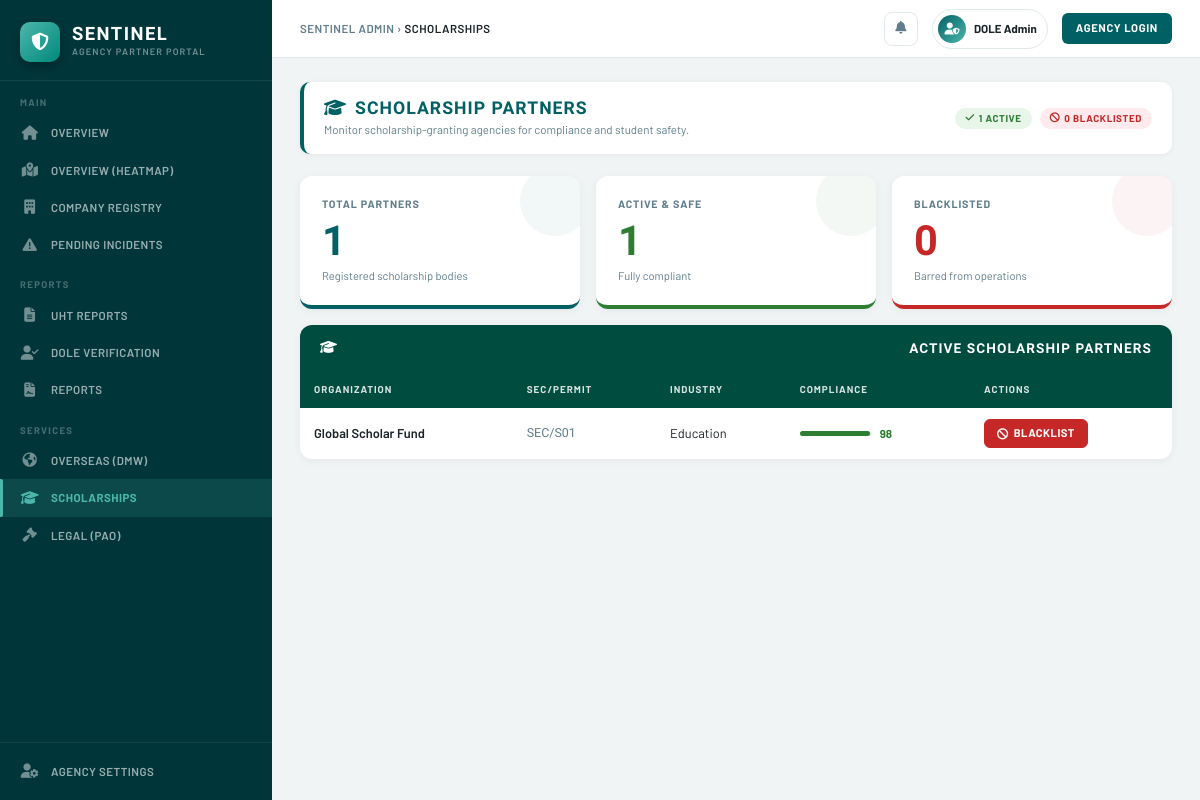
The app's page /admin/scholarships with its own data.
### app.py (models this page shows)
class Company(db.Model):
    id               = db.Column(db.Integer, primary_key=True)
    name             = db.Column(db.String(100), nullable=False)
    sec_id           = db.Column(db.String(50), unique=True)
    industry         = db.Column(db.String(50))
    status           = db.Column(db.String(20), default='Active')
    compliance_score = db.Column(db.Integer, default=100)
    type             = db.Column(db.String(50))
    skills_vector    = db.Column(db.String(50), default="0,0,0,0")

### app.py (the view)
@app.route('/admin/scholarships')
def admin_scholarships():
    scholars = Company.query.filter_by(type='Scholarship').all()
    safe     = [c for c in scholars if c.status == 'Active']
    risky    = [c for c in scholars if c.status == 'Blacklisted']
    return render_template('admin/scholarships.html',
                           scholars = scholars,
                           safe     = safe,
                           risky    = risky)

### templates/admin/scholarships.html (shortened to what this page needs)
{% extends 'admin.html' %}
{% block breadcrumb %}SCHOLARSHIPS{% endblock %}
{% block content %}
<div class="page-header">
    <div class="page-header-inner">
        <div>
            <h1 class="page-title"><i class="fas fa-graduation-cap me-2"></i>SCHOLARSHIP PARTNERS</h1>
            <p class="page-subtitle">Monitor scholarship-granting agencies for compliance and student safety.</p>
        </div>
        <div class="d-flex gap-2">
            <span class="pill pill-resolved"><i class="fas fa-check"></i> {{ safe|length }} Active</span>
            <span class="pill pill-banned"><i class="fas fa-ban"></i> {{ risky|length }} Blacklisted</span>
        </div>
    </div>
</div>
<div class="row g-3 mb-3">
    <div class="col-md-4">
        <div class="stat-card s-teal">
            <div class="stat-label">TOTAL PARTNERS</div>
            <div class="stat-num c-teal">{{ scholars|length }}</div>
            <div class="stat-footer">Registered scholarship bodies</div>
        </div>
    </div>
    <div class="col-md-4">
        <div class="stat-card s-green">
            <div class="stat-label">ACTIVE & SAFE</div>
            <div class="stat-num c-green">{{ safe|length }}</div>
            <div class="stat-footer">Fully compliant</div>
        </div>
    </div>
    <div class="col-md-4">
        <div class="stat-card s-red">
            <div class="stat-label">BLACKLISTED</div>
            <div class="stat-num c-red">{{ risky|length }}</div>
            <div class="stat-footer">Barred from operations</div>
        </div>
    </div>
</div>
<div class="s-card mb-3">
    <div class="s-card-header success-hdr"><i class="fas fa-graduation-cap me-2"></i>ACTIVE SCHOLARSHIP PARTNERS</div>
    {% if safe %}
    <table class="s-table">
        <thead>
            <tr><th>ORGANIZATION</th><th>SEC/PERMIT</th><th>INDUSTRY</th><th>COMPLIANCE</th><th>ACTIONS</th></tr>
        </thead>
        <tbody>
            {% for co in safe %}
            <tr>
                <td style="font-weight:600;">{{ co.name }}</td>
                <td class="col-mono">{{ co.sec_id }}</td>
                <td>{{ co.industry }}</td>
                <td>
                    <div class="score-wrap">
                        <div class="score-track"><div class="score-fill" style="width:{{ co.compliance_score }}%;background:var(--green);"></div></div>
                        <span class="score-val" style="color:var(--green);">{{ co.compliance_score }}</span>
                    </div>
                </td>
                <td>
                    <a href="/admin/company-registry/toggle/{{ co.id }}" class="btn-s btn-danger">
                        <i class="fas fa-ban"></i> BLACKLIST
                    </a>
                </td>
            </tr>
            {% endfor %}
        </tbody>
    </table>
    {% else %}
    <div class="empty-state"><i class="fas fa-graduation-cap"></i><p>No active scholarship partners on record.</p></div>
    {% endif %}
</div>
{% endblock %}

### templates/admin.html (style rules this page uses)
:root { --teal: #006064; --teal-dark: #00363a; --teal-mid: #004d40; --teal-light: #e0f2f1; --teal-accent: #4db6ac; --orange: #ef6c00; --orange-lt: #fff3e0; --red: #c62828; --red-lt: #ffebee; --green: #2e7d32; --green-lt: #e8f5e9; --yellow: #f9a825; --text: #1a2327; --text-muted: #607d8b; --border: #e0e9ea; --bg: #f0f4f4; --white: #ffffff; --sidebar-w: 272px; }
*, *::before, *::after { box-sizing: border-box; margin: 0; padding: 0; }
body { font-family: 'Barlow', sans-serif; background: var(--bg); color: var(--text); display: flex; min-height: 100vh; overflow-x: hidden; }
.page-header { margin-bottom: 22px; }
.page-header-inner { background: var(--white); border-radius: 10px; padding: 16px 20px; border-left: 4px solid var(--teal); display: flex; align-items: center; justify-content: space-between; box-shadow: 0 1px 6px rgba(0,0,0,.05); }
.page-title { font-family: 'Barlow Condensed', sans-serif; font-size: 1.1rem; font-weight: 800; letter-spacing: .06em; color: var(--teal); margin: 0; }
.page-subtitle { font-size: .72rem; color: var(--text-muted); margin: 2px 0 0; }
.stat-card { background: var(--white); border-radius: 12px; padding: 20px 22px; box-shadow: 0 2px 10px rgba(0,0,0,.05); border-bottom: 4px solid transparent; height: 100%; position: relative; overflow: hidden; }
.stat-card::after { content: ''; position: absolute; right: -10px; top: -10px; width: 70px; height: 70px; border-radius: 50%; opacity: .05; }
.stat-card.s-teal { border-color: var(--teal); }
.stat-card.s-teal::after { background: var(--teal); }
.stat-card.s-green { border-color: var(--green); }
.stat-card.s-green::after { background: var(--green); }
.stat-card.s-red { border-color: var(--red); }
.stat-card.s-red::after { background: var(--red); }
.stat-label { font-size: .67rem; font-weight: 700; letter-spacing: .08em; text-transform: uppercase; color: var(--text-muted); margin-bottom: 8px; }
.stat-num { font-family: 'Barlow Condensed', sans-serif; font-size: 2.6rem; font-weight: 900; line-height: 1; margin-bottom: 6px; }
.stat-num.c-teal { color: var(--teal); }
.stat-num.c-green { color: var(--green); }
.stat-num.c-red { color: var(--red); }
.stat-footer { font-size: .7rem; color: var(--text-muted); }
.s-card { background: var(--white); border-radius: 12px; box-shadow: 0 2px 10px rgba(0,0,0,.05); overflow: hidden; }
.s-card-header { background: var(--teal-dark); color: #fff; padding: 13px 20px; font-family: 'Barlow Condensed', sans-serif; font-size: .85rem; font-weight: 700; letter-spacing: .08em; display: flex; align-items: center; justify-content: space-between; }
.s-card-header.success-hdr { background: var(--teal-mid); }
.s-table { width: 100%; border-collapse: collapse; }
.s-table thead tr { background: #004d40; }
.s-table thead th { font-size: .62rem; font-weight: 700; letter-spacing: .1em; text-transform: uppercase; color: rgba(255,255,255,.85); padding: 11px 14px; white-space: nowrap; border: none; }
.s-table tbody td { padding: 11px 14px; font-size: .8rem; border-bottom: 1px solid #f0f4f4; vertical-align: middle; }
.s-table tbody tr:last-child td { border-bottom: none; }
.s-table .col-mono { font-family: 'Barlow Condensed', sans-serif; font-size: .78rem; color: var(--text-muted); }
.pill { display: inline-flex; align-items: center; gap: 4px; padding: 3px 10px; border-radius: 20px; font-size: .62rem; font-weight: 700; letter-spacing: .06em; text-transform: uppercase; }
.pill-banned { background: var(--red-lt); color: var(--red); }
.pill-resolved { background: var(--green-lt); color: var(--green); }
.score-wrap { display: flex; align-items: center; gap: 8px; }
.score-track { width: 72px; height: 5px; background: #e8ecec; border-radius: 3px; flex-shrink: 0; }
.score-fill { height: 100%; border-radius: 3px; transition: width .4s; }
.score-val { font-size: .72rem; font-weight: 700; }
.btn-s { display: inline-flex; align-items: center; gap: 5px; padding: 5px 12px; border-radius: 6px; font-size: .7rem; font-weight: 700; letter-spacing: .04em; cursor: pointer; border: 1.5px solid transparent; text-decoration: none; transition: all .15s; white-space: nowrap; }
.btn-danger { background: var(--red); color: #fff; border-color: var(--red); }

### records on screen
Company: name "Global Scholar Fund", sec_id "SEC/S01", industry "Education", compliance_score "98"

### other values on screen
{{ safe|length }} "1"
{{ risky|length }} "0"
{{ scholars|length }} "1"
